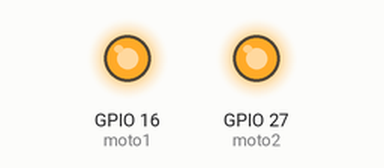
The sketch below on a simulated ESP32. Shown: output pins drawn as LEDs (lit = HIGH).

Above: at 0.1 s.
Timing chart, 0 to 1.6 s (numbered marks = the images above):
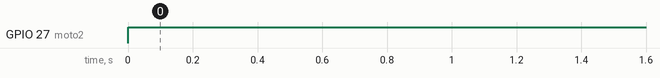

The sketch:

sketch_mar13a.ino
```cpp
#define moto2 27
#define moto1 16
void setup() {
  // put your setup code here, to run once:
  pinMode(moto2, OUTPUT);
  pinMode(moto1, OUTPUT);
}

void loop() {
  // put your main code here, to run repeatedly:
    digitalWrite(moto1, HIGH);
    digitalWrite(moto2, HIGH);
}
```

Measured:
- by itself, GPIO 27 (moto2): LOW → HIGH at 0.00 s
